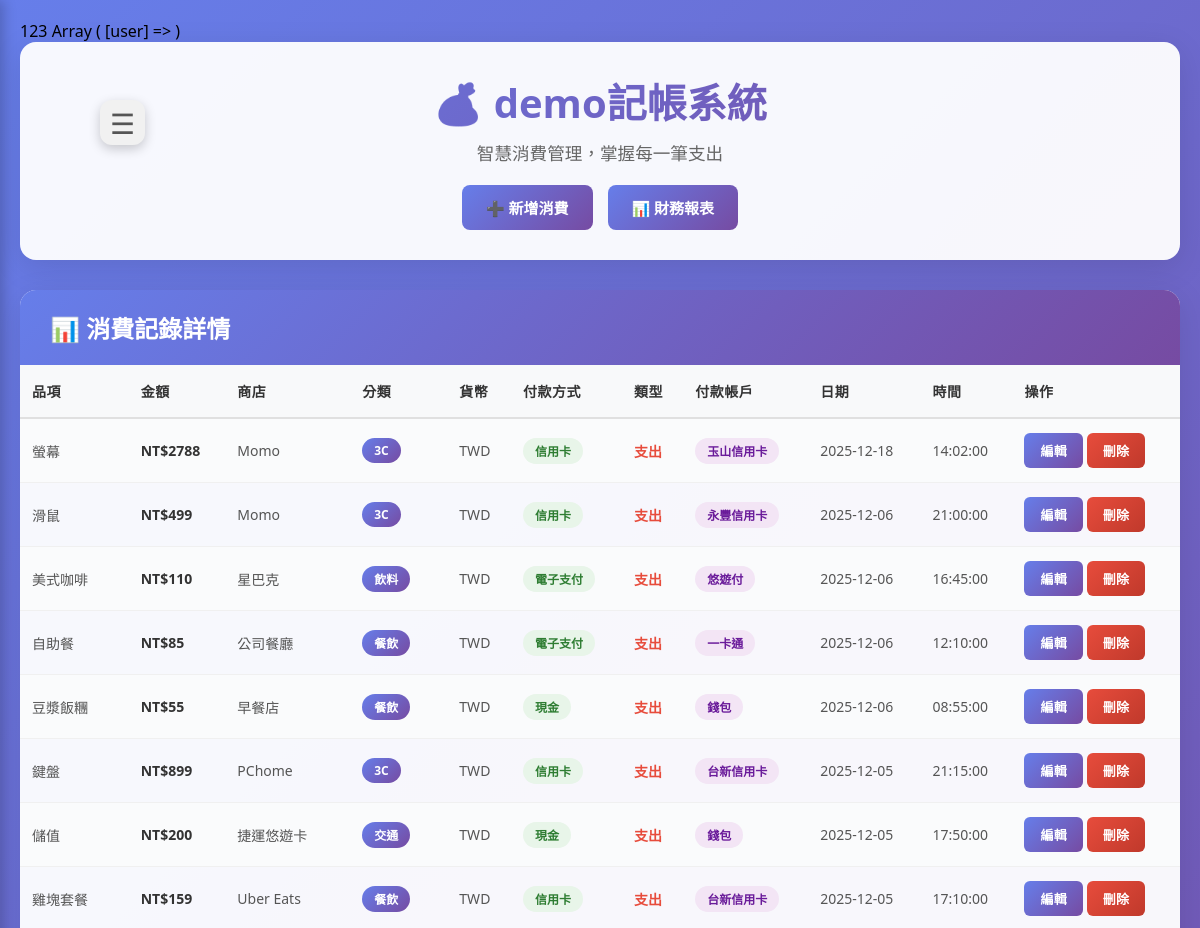
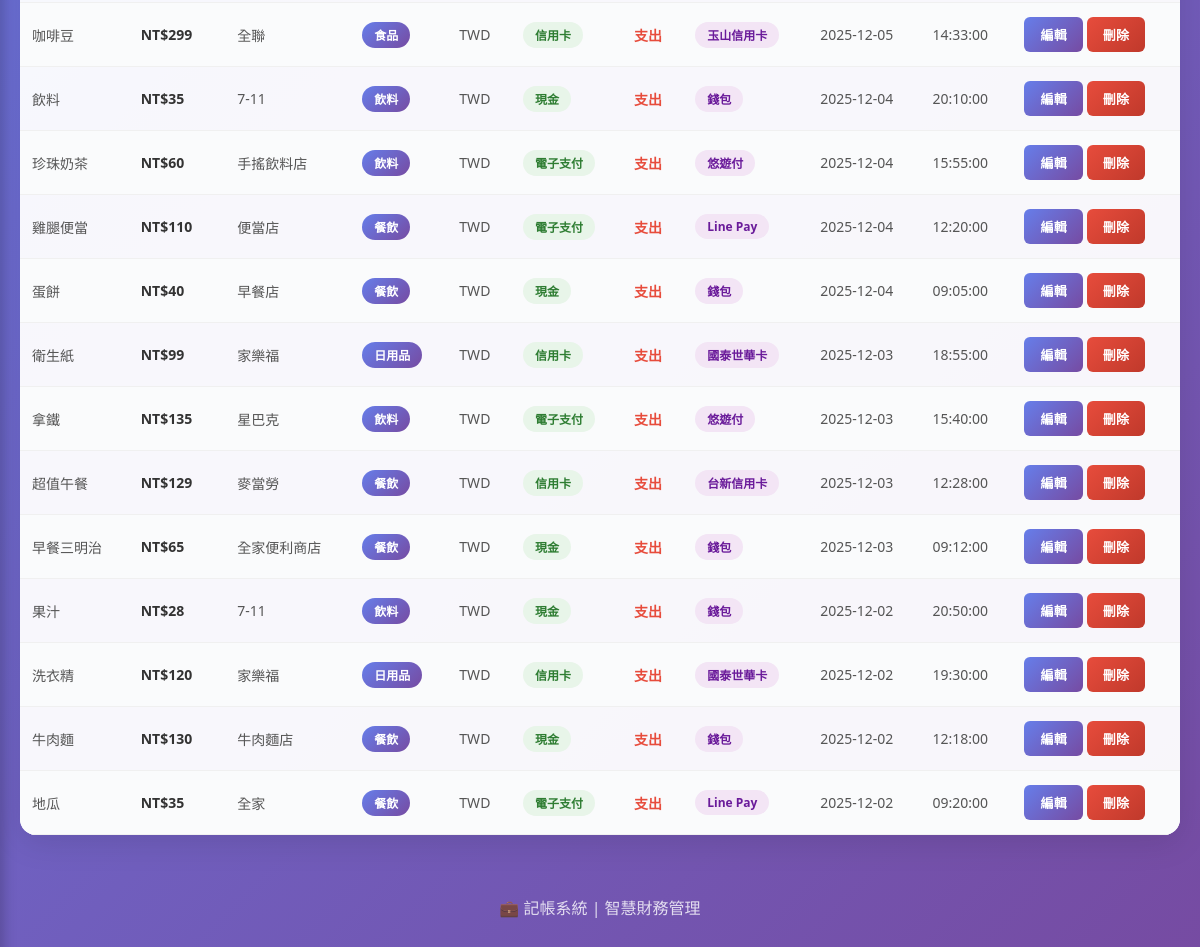
The page / (signed in) on the database its author committed (2 pictures, top to bottom).
### tables this page shows
CREATE TABLE `daily_account` (
  `id` int(11) NOT NULL,
  `time` time NOT NULL,
  `currency` varchar(10) NOT NULL,
  `store` text DEFAULT NULL,
  `date` date NOT NULL,
  `item` text DEFAULT NULL,
  `payment` int(11) NOT NULL,
  `payment_method` int(11) NOT NULL,
  `category` int(11) NOT NULL,
  `type` varchar(20) NOT NULL,
  `desc` text DEFAULT NULL,
  `account` text DEFAULT NULL,
  `member_id` varchar(100) DEFAULT '0'
);

CREATE TABLE `category` (
  `id` int(11) UNSIGNED NOT NULL,
  `name` varchar(64) NOT NULL,
  `created_at` timestamp NOT NULL DEFAULT current_timestamp(),
  `updated_at` timestamp NOT NULL DEFAULT current_timestamp() ON UPDATE current_timestamp()
);

CREATE TABLE `payment_method` (
  `id` int(11) UNSIGNED NOT NULL,
  `name` varchar(24) NOT NULL,
  `created_at` timestamp NOT NULL DEFAULT current_timestamp(),
  `updated_at` timestamp NOT NULL DEFAULT current_timestamp() ON UPDATE current_timestamp()
);

### index.php (the view, shortened to what this page needs)
<?php
require 'auth_check.php';
?>
<?php
print_r($_SESSION);
?>
<!DOCTYPE html>
<html lang="zh-Hant">
<head>
    <link rel="stylesheet" href="style.css">
    <link rel="stylesheet" href="sidebar.css">
</head>
<body>
    <?php include 'sidebar.php'; ?>
    <div class="container">
        <div class="header">
            <h1>💰 demo記帳系統</h1>
            <p>智慧消費管理，掌握每一筆支出</p>
            <div class="action-buttons">
                <a href="form_expense.php" class="btn btn-primary">➕ 新增消費</a>
                <a href="report.php" class="btn btn-primary">📊 財務報表</a>
            </div>
        </div>
        <div class="table-wrapper">
<?php
$expenses=$pdo->query("SELECT `daily_account`.*,
                              `category`.`name` AS `category_name`,
                              `payment_method`.`name` AS `payment_method_name`
                        FROM `daily_account`,
                             `category`,
                             `payment_method`
                        WHERE `daily_account`.`category`=`category`.`id`
                                AND `daily_account`.`payment_method`=`payment_method`.`id`
                    Order By `date` DESC,
                             `time` DESC")->fetchALL(PDO::FETCH_ASSOC);
if (count($expenses) > 0) {
    echo '<div class="table-header">';
    echo '<h2>📊 消費記錄詳情</h2>';
    echo '</div>';
    echo '<div class="table-content">';
    echo '<table>';
    echo '<thead><tr>
            <th>品項</th>
            <th>金額</th>
            <th>商店</th>
            <th>分類</th>
            <th>貨幣</th>
            <th>付款方式</th>
            <th>類型</th>
            <th>付款帳戶</th>
            <th>日期</th>
            <th>時間</th>
            <th>操作</th>
        </tr></thead>';
    echo '<tbody>';
    foreach($expenses as $exp) {
        $type_class = $exp['type'] === '收入' ? 'status-income' : 'status-expense';
        echo "<tr>
                <td>{$exp['item']}</td>
                <td class='amount'>NT\${$exp['payment']}</td>
                <td>{$exp['store']}</td>
                <td><span class='category-badge'>{$exp['category_name']}</span></td>
                <td>{$exp['currency']}</td>
                <td><span class='payment-badge'>{$exp['payment_method_name']}</span></td>
                <td><span class='{$type_class}'>{$exp['type']}</span></td>
                <td><span class='account-badge'>{$exp['account']}</span></td>
                <td>{$exp['date']}</td>
                <td>{$exp['time']}</td>
                <td>
                    <a class='btn-edit' href='edit.php?id={$exp['id']}'>編輯</a>
                    <a class='btn-delete' href='javascript:del({$exp['id']})'>刪除</a>
                </td>
            </tr>";
    }
    echo '</tbody>';
    echo '</table>';
    echo '</div>';
    echo '</div>';
}
?>
        <div class="footer">
            <p>💼 記帳系統 | 智慧財務管理</p>
        </div>
    </div>
</body>
</html>

### style.css (style rules this page uses)
* { margin: 0; padding: 0; box-sizing: border-box; }
body { font-family: 'Segoe UI', Tahoma, Geneva, Verdana, sans-serif; background: linear-gradient(135deg, #667eea 0%, #764ba2 100%); min-height: 100vh; padding: 20px; }
.container { max-width: 1200px; margin: 0 auto; }
.header { background: rgba(255, 255, 255, 0.95); padding: 30px; border-radius: 16px; margin-bottom: 30px; box-shadow: 0 8px 32px rgba(0, 0, 0, 0.1); text-align: center; }
.header h1 { font-size: 2.5em; background: linear-gradient(135deg, #667eea 0%, #764ba2 100%); -webkit-background-clip: text; -webkit-text-fill-color: transparent; background-clip: text; margin-bottom: 10px; }
.header p { color: #666; font-size: 1.1em; }
.action-buttons { display: flex; gap: 15px; justify-content: center; margin-top: 20px; flex-wrap: wrap; }
.btn { padding: 12px 24px; border: none; border-radius: 8px; font-size: 15px; font-weight: 600; cursor: pointer; transition: all 0.3s ease; text-decoration: none; display: inline-block; }
.btn-primary { background: linear-gradient(135deg, #667eea 0%, #764ba2 100%); color: #fff; }
.table-wrapper { background: rgba(255, 255, 255, 0.95); border-radius: 16px; overflow: hidden; box-shadow: 0 8px 32px rgba(0, 0, 0, 0.1); margin-bottom: 30px; }
.table-header { background: linear-gradient(135deg, #667eea 0%, #764ba2 100%); padding: 20px 30px; color: #fff; }
.table-header h2 { font-size: 1.5em; font-weight: 700; }
.table-content { overflow-x: auto; }
table { width: 100%; border-collapse: collapse; margin: 0; }
table thead { background: #f8f9fa; position: sticky; top: 0; z-index: 10; }
table th { padding: 16px 12px; text-align: left; font-weight: 600; color: #333; border-bottom: 2px solid #e0e0e0; font-size: 14px; letter-spacing: 0.5px; }
table td { padding: 14px 12px; border-bottom: 1px solid #f0f0f0; font-size: 14px; color: #555; }
table tbody tr { transition: all 0.3s ease; }
table tbody tr:nth-child(odd) { background-color: #fafbfc; }
.status-expense { color: #e74c3c; font-weight: 600; }
.amount { font-weight: 700; color: #333; }
.category-badge { display: inline-block; background: linear-gradient(135deg, #667eea 0%, #764ba2 100%); color: #fff; padding: 4px 12px; border-radius: 20px; font-size: 12px; font-weight: 600; }
.payment-badge { display: inline-block; background: #e8f5e9; color: #2e7d32; padding: 4px 12px; border-radius: 20px; font-size: 12px; font-weight: 600; }
.account-badge { display: inline-block; background: #f3e5f5; color: #6a1b9a; padding: 4px 12px; border-radius: 20px; font-size: 12px; font-weight: 600; }
.footer { text-align: center; color: rgba(255, 255, 255, 0.8); margin-top: 40px; padding: 20px; }
.btn-edit, .btn-delete { padding: 8px 16px; border: none; border-radius: 6px; font-size: 13px; font-weight: 600; cursor: pointer; transition: all 0.3s ease; text-decoration: none; display: inline-block; letter-spacing: 0.3px; }
.btn-edit { background: linear-gradient(135deg, #667eea 0%, #764ba2 100%); color: #fff; border: none; }
.btn-delete { background: linear-gradient(135deg, #e74c3c 0%, #c0392b 100%); color: #fff; border: none; }

### rows shown on the page
daily_account: item "螢幕", payment "2788", store "Momo", category.name "3C", currency "TWD", payment_method.name "信用卡", type "支出", account "玉山信用卡", date "2025-12-18", time "14:02:00"
daily_account: item "滑鼠", payment "499", store "Momo", category.name "3C", currency "TWD", payment_method.name "信用卡", type "支出", account "永豐信用卡", date "2025-12-06", time "21:00:00"
daily_account: item "美式咖啡", payment "110", store "星巴克", category.name "飲料", currency "TWD", payment_method.name "電子支付", type "支出", account "悠遊付", date "2025-12-06", time "16:45:00"
daily_account: item "自助餐", payment "85", store "公司餐廳", category.name "餐飲", currency "TWD", payment_method.name "電子支付", type "支出", account "一卡通", date "2025-12-06", time "12:10:00"
daily_account: item "豆漿飯糰", payment "55", store "早餐店", category.name "餐飲", currency "TWD", payment_method.name "現金", type "支出", account "錢包", date "2025-12-06", time "08:55:00"
daily_account: item "鍵盤", payment "899", store "PChome", category.name "3C", currency "TWD", payment_method.name "信用卡", type "支出", account "台新信用卡", date "2025-12-05", time "21:15:00"
daily_account: item "儲值", payment "200", store "捷運悠遊卡", category.name "交通", currency "TWD", payment_method.name "現金", type "支出", account "錢包", date "2025-12-05", time "17:50:00"
daily_account: item "雞塊套餐", payment "159", store "Uber Eats", category.name "餐飲", currency "TWD", payment_method.name "信用卡", type "支出", account "台新信用卡", date "2025-12-05", time "17:10:00"
daily_account: item "咖啡豆", payment "299", store "全聯", category.name "食品", currency "TWD", payment_method.name "信用卡", type "支出", account "玉山信用卡", date "2025-12-05", time "14:33:00"
daily_account: item "飲料", payment "35", store "7-11", category.name "飲料", currency "TWD", payment_method.name "現金", type "支出", account "錢包", date "2025-12-04", time "20:10:00"
daily_account: item "珍珠奶茶", payment "60", store "手搖飲料店", category.name "飲料", currency "TWD", payment_method.name "電子支付", type "支出", account "悠遊付", date "2025-12-04", time "15:55:00"
daily_account: item "雞腿便當", payment "110", store "便當店", category.name "餐飲", currency "TWD", payment_method.name "電子支付", type "支出", account "Line Pay", date "2025-12-04", time "12:20:00"
daily_account: item "蛋餅", payment "40", store "早餐店", category.name "餐飲", currency "TWD", payment_method.name "現金", type "支出", account "錢包", date "2025-12-04", time "09:05:00"
daily_account: item "衛生紙", payment "99", store "家樂福", category.name "日用品", currency "TWD", payment_method.name "信用卡", type "支出", account "國泰世華卡", date "2025-12-03", time "18:55:00"
daily_account: item "拿鐵", payment "135", store "星巴克", category.name "飲料", currency "TWD", payment_method.name "電子支付", type "支出", account "悠遊付", date "2025-12-03", time "15:40:00"
daily_account: item "超值午餐", payment "129", store "麥當勞", category.name "餐飲", currency "TWD", payment_method.name "信用卡", type "支出", account "台新信用卡", date "2025-12-03", time "12:28:00"
daily_account: item "早餐三明治", payment "65", store "全家便利商店", category.name "餐飲", currency "TWD", payment_method.name "現金", type "支出", account "錢包", date "2025-12-03", time "09:12:00"
daily_account: item "果汁", payment "28", store "7-11", category.name "飲料", currency "TWD", payment_method.name "現金", type "支出", account "錢包", date "2025-12-02", time "20:50:00"
daily_account: item "洗衣精", payment "120", store "家樂福", category.name "日用品", currency "TWD", payment_method.name "信用卡", type "支出", account "國泰世華卡", date "2025-12-02", time "19:30:00"
daily_account: item "牛肉麵", payment "130", store "牛肉麵店", category.name "餐飲", currency "TWD", payment_method.name "現金", type "支出", account "錢包", date "2025-12-02", time "12:18:00"
daily_account: item "地瓜", payment "35", store "全家", category.name "餐飲", currency "TWD", payment_method.name "電子支付", type "支出", account "Line Pay", date "2025-12-02", time "09:20:00"
